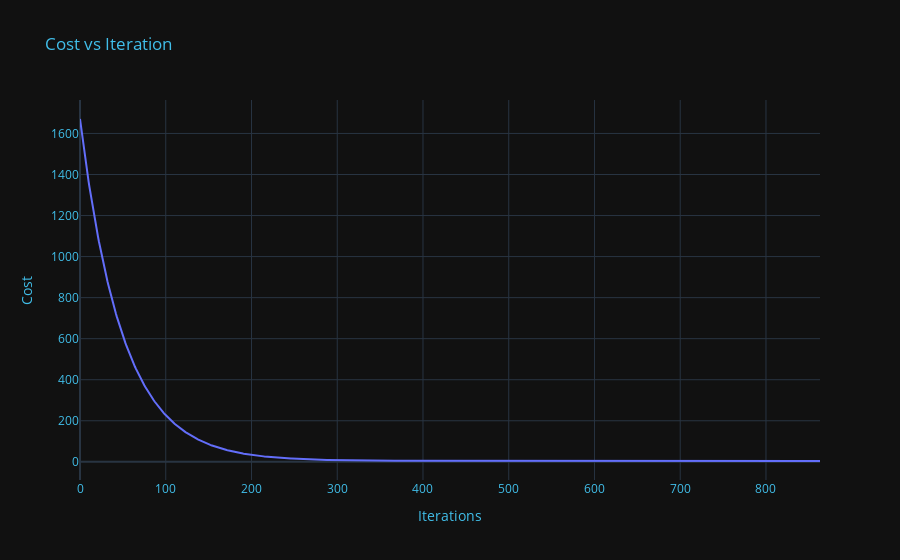

The code cell stored with this chart in its notebook:
### Code cell
from model import LinearRegression
lr = LinearRegression(0.01)
lr.fit(X_train, y_train, 10000)

### Figure 1 — Plotly figure (JSON) as saved in the notebook; plotly's stock layout.template omitted (floating-point values rounded to 4 significant figures; data arrays with more than 128 entries replaced by an {"elided": "..."} marker saying what was removed)
{"data": [{"hovertemplate": "x=%{x}<br>y=%{y}<extra></extra>", "legendgroup": "", "line": {"color": "#636efa", "dash": "solid"}, "marker": {"symbol": "circle"}, "mode": "lines", "name": "", "orientation": "v", "showlegend": false, "type": "scatter", "x": {"elided": "864 int values"}, "xaxis": "x", "y": {"elided": "864 float values"}, "yaxis": "y"}], "layout": {"legend": {"tracegroupgap": 0}, "title": {"font": {"color": "#41BEE9"}, "text": "Cost vs Iteration"}, "xaxis": {"anchor": "y", "color": "#41BEE9", "domain": [0, 1], "title": {"text": "Iterations"}}, "yaxis": {"anchor": "x", "color": "#41BEE9", "domain": [0, 1], "title": {"text": "Cost"}}}}
